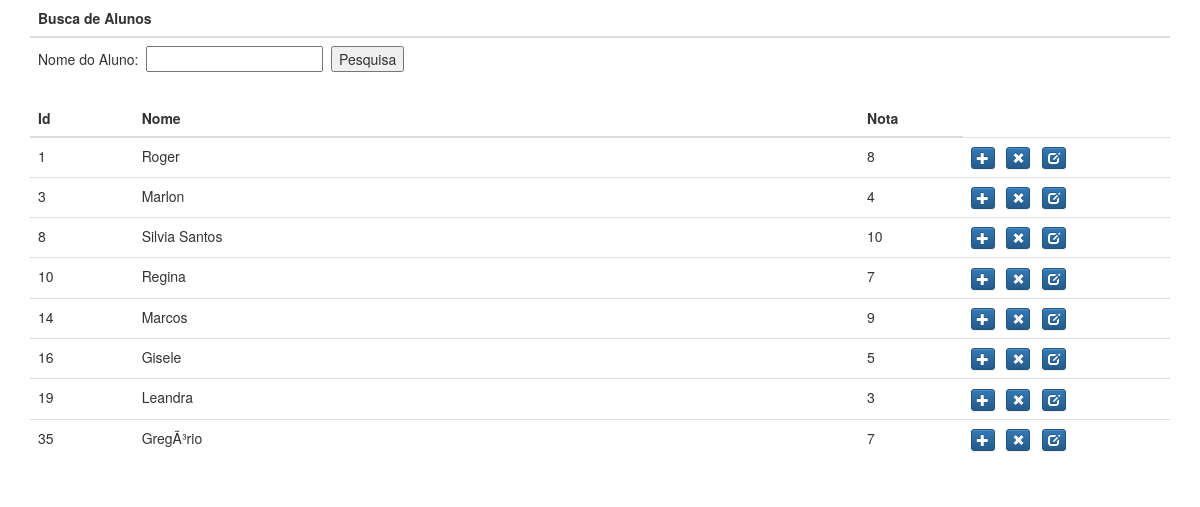
The page / on the database its author committed.
### tables this page shows
CREATE TABLE IF NOT EXISTS `alunos` (
  `id` int(4) NOT NULL AUTO_INCREMENT,
  `nome` varchar(255) NOT NULL,
  `nota` int(4) NOT NULL,
  PRIMARY KEY (`id`)
);

### AlunoModel.php (called while the page is built, shortened)
<?php
class AlunoModel {
    private $db;
    private $entity;
    public function __construct(\PDO $db, EntidadeInterface $entity) {
        $this->db       = $db;
        $this->entity   = $entity;
    }
    public function listar($ordem = null) {
        if ($ordem) {
            $query = "SELECT * FROM {$this->entity->getTable()} order by {$ordem}";
        } else {
            $query = "SELECT * FROM {$this->entity->getTable()}";
        }
        $stmt = $this->db->query($query);
        return $stmt->fetchAll(\PDO::FETCH_ASSOC);
    }
}

### Aluno.php (called while the page is built, shortened)
<?php
class Aluno implements EntidadeInterface {
    private $table = "alunos";
    function getTable() {
        return $this->table;
    }
}

### index.php (the view, shortened to what this page needs)
<?php
require_once 'includes.php';
require_once 'Connection.php';
require_once 'Aluno.php';
require_once 'AlunoModel.php';
$aluno = new Aluno();
$alunoModel = new AlunoModel($conexao, $aluno);
showForm($alunoModel);
function showForm($alunoModel) {
    ?>
    <div class="container">
        <form action="index.php" method="POST">
            <table class="table">
                <thead>
                    <tr>
                        <th>Busca de Alunos</th>
                    </tr>
                </thead>
                <tbody>
                    <tr>
                        <td class="col-sm-4">
                            Nome do Aluno:
                            &nbsp;<input type="text" id="pesquisa" name="pesquisa" value="">
                            &nbsp;<input type="submit" id="submitted" name="submitted" value="Pesquisa">
                        </td>
                    </tr>
                </tbody>
            </table>
        </form>
        <table class="table">
            <thead>
                <tr>
                    <th class="col-sm-1">Id</th>
                    <th class="col-sm-7">Nome</th>
                    <th class="col-sm-1">Nota</th>
                </tr>
            </thead>
            <tbody>
                <?php
                foreach ($alunoModel->listar("id asc") as $aluno) {
                    ?>
                    <tr>
                        <td class="col-sm-1"><?php echo $aluno['id']; ?></td>
                        <td class="col-sm-7"><?php echo $aluno['nome']; ?></a></td>
                        <td class="col-sm-1">
                            <?php echo $aluno['nota']; ?>
                        </td>
                        <td class="col-sm-2">
                            <a href="#" id="incluir" data-id="<?php echo $aluno['id']; ?>" class="btn btn-primary btn-xs">
                                <span class="glyphicon glyphicon-plus"></span>
                            </a>
                            <a href="#" id="excluir"  data-id="<?php echo $aluno['id']; ?>" class="btn btn-primary btn-xs">
                                <span class="glyphicon glyphicon-remove"></span>
                            </a>
                            <a href="#" id="alterar" data-id="<?php echo $aluno['id']; ?>" class="btn btn-primary btn-xs">
                                <span class="glyphicon glyphicon-edit"></span>
                            </a>
                        </td>
                    </tr>
                    <?php
                }
                ?>
            </tbody>
        </table>
    </div>
    <?php
    }
?>

### includes.php (shortened to what this page needs)
<!DOCTYPE html>
<html>
    <head>
        <link rel="stylesheet" href="//netdna.bootstrapcdn.com/bootstrap/3.0.3/css/bootstrap.min.css">
        <link rel="stylesheet" href="//netdna.bootstrapcdn.com/bootstrap/3.0.3/css/bootstrap-theme.min.css">
    </head>

### rows shown on the page
alunos: id "1", nome "Roger", nota "8"
alunos: id "3", nome "Marlon", nota "4"
alunos: id "8", nome "Silvia Santos", nota "10"
alunos: id "10", nome "Regina", nota "7"
alunos: id "14", nome "Marcos", nota "9"
alunos: id "16", nome "Gisele", nota "5"
alunos: id "19", nome "Leandra", nota "3"
alunos: id "35", nome "GregÃ³rio", nota "7"
